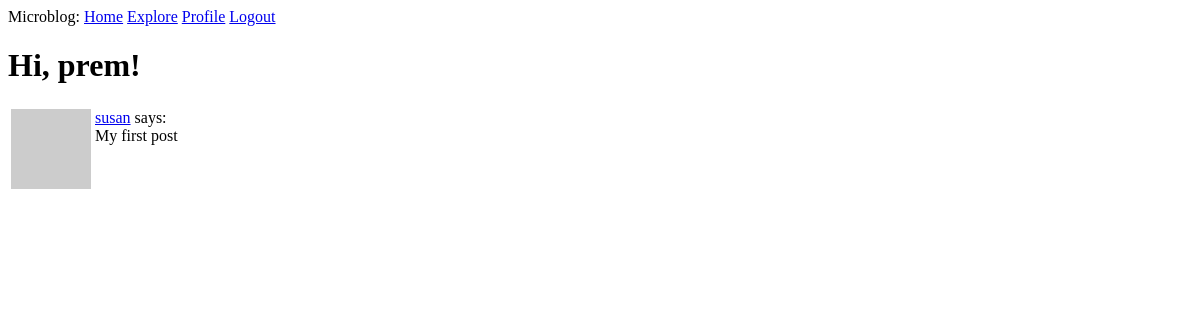
The app's page /explore (signed in), older data.
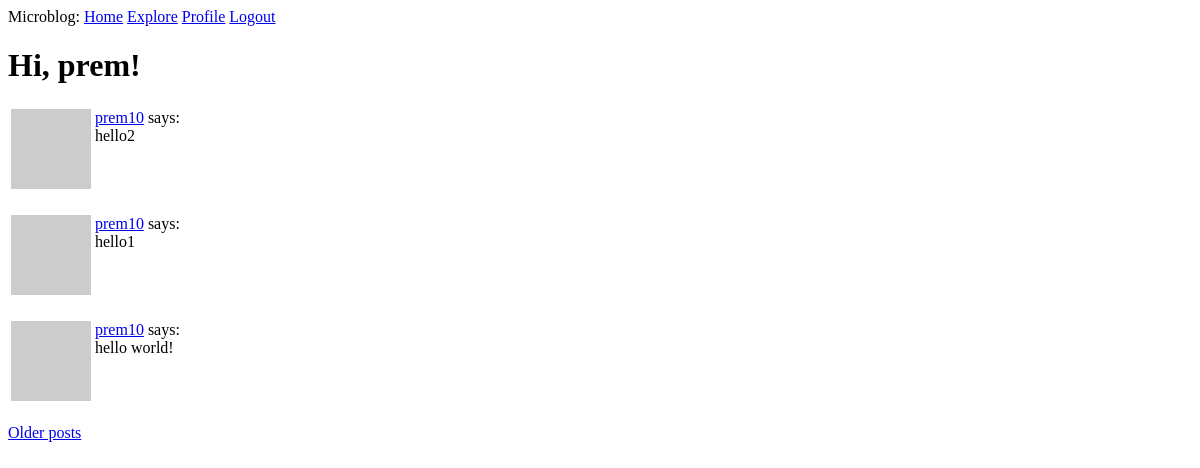
The same page, newer data.
### app/models.py (models this page shows, shortened)
class User(UserMixin, db.Model):
    id = db.Column(db.Integer, primary_key = True)
    username = db.Column(db.String(64), unique = True, index = True)
    email = db.Column(db.String(128), unique = True, index = True)
    password_hash = db.Column(db.String(128))
    posts = db.relationship('Post', backref = 'author', lazy='dynamic')
    about_me = db.Column(db.String(280))
    last_seen = db.Column(db.DateTime(), default = datetime.utcnow)
    followed = db.relationship('User',
                                secondary=followers,
                                primaryjoin = (followers.c.follower_id == id),
                                secondaryjoin = (followers.c.followed_id == id),
                                backref = db.backref('followers', lazy='dynamic'), lazy='dynamic'
                                )
    def avatar(self, size):
        digest = md5(self.email.lower().encode('utf-8')).hexdigest()
        return 'https://www.gravatar.com/avatar/{}?d=identicon&s={}'.format(
            digest, size)

class Post(db.Model):
    id = db.Column(db.Integer, primary_key = True)
    body = db.Column(db.String(280))
    timestamp = db.Column(db.DateTime(), index = True, default = datetime.utcnow)
    user_id = db.Column(db.Integer, db.ForeignKey('user.id'))

### app/routes.py (the view)
@app.route('/explore')
@login_required
def explore():
    page = request.args.get('page', 1, type=int)
    posts = Post.query.order_by(Post.timestamp.desc()).paginate(page,app.config['POSTS_PER_PAGE'], False)
    next_url = url_for('index', page=posts.next_num) \
        if posts.has_next else None
    prev_url = url_for('index', page=posts.prev_num) \
        if posts.has_prev else None
    return render_template('index.html', title='Explore' ,
                                        posts = posts.items,
                                        next_url = next_url,
                                        prev_url = prev_url)

### app/models.py (called while the page is built)
@login.user_loader
def load_user(id):
    return User.query.get(int(id))

### app/routes.py (called while the page is built)
@app.before_request
def before_request():
    if current_user.is_authenticated:
        current_user.last_seen = datetime.utcnow()
        db.session.commit()

### app/templates/index.html (shortened to what this page needs)
{% extends "base.html" %}
{% block content %}
    <h1>Hi, {{ current_user.username }}!</h1>
    {% for post in posts %}
    <p>
    {% include '_post.html'%}
    </p>
    {% endfor %}
    {% if next_url %}
    <a href="{{ next_url }}">Older posts</a>
    {% endif %}
{% endblock %}

### app/templates/base.html (shortened to what this page needs)
<!DOCTYPE html>
<html lang="en">
<head>
</head>
<body>
   <div>
    <div>
        Microblog:
        <a href="{{ url_for('index') }}">Home</a>
        <a href="{{ url_for('explore') }}">Explore</a>
        {% if current_user.is_anonymous %}
        <a href="{{ url_for('login') }}">Login</a>
        {% else %}
        <a href="{{ url_for('user', username=current_user.username) }}">Profile</a>
        <a href="{{ url_for('logout') }}">Logout</a>
        {% endif %}
    </div>
   </div>
   {% block content%}
    {% endblock %}
</body>
</html>

### app/templates/_post.html
<table>
    <tr valign="top">
        <td><img src="{{ post.author.avatar(36) }}"></td>
        <td>
        <a href="{{url_for('user', username=post.author.username )}}">{{ post.author.username }}</a>
         says:<br>{{ post.body }}</td>
    </tr>
</table>

Row changes from the older to the newer data that the page shows:
no longer on this page (row unchanged): Post: author.username "susan", body "My first post"
added Post: author.username "prem10", body "hello2"
added Post: author.username "prem10", body "hello1"
added Post: author.username "prem10", body "hello world!"
Text that changed along with them:
text now shown: "Older posts"
